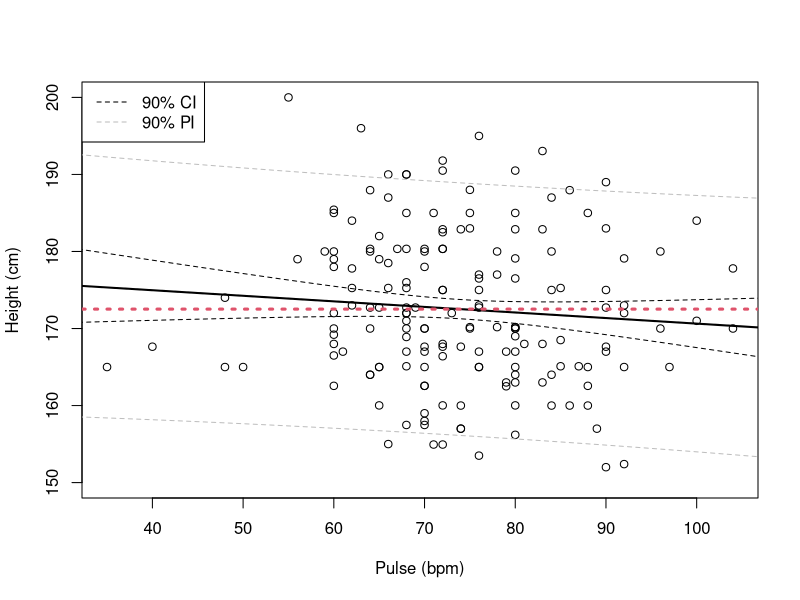
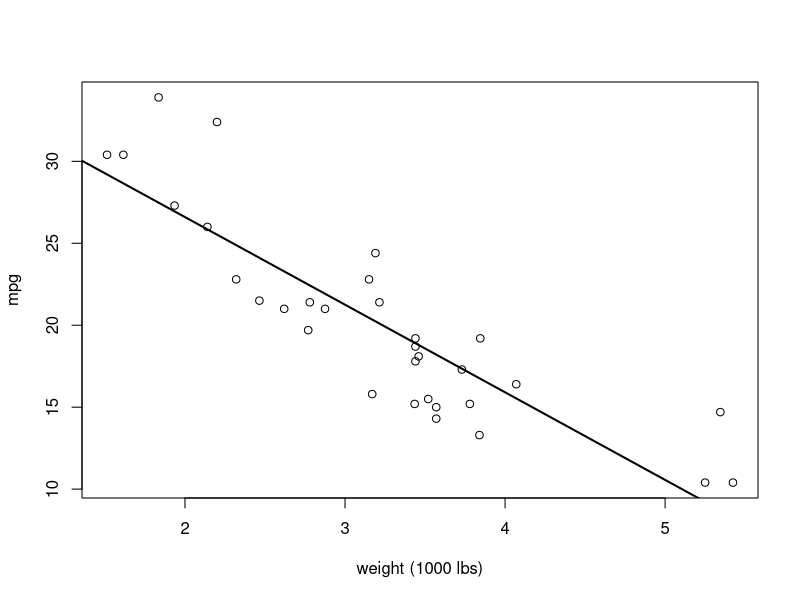
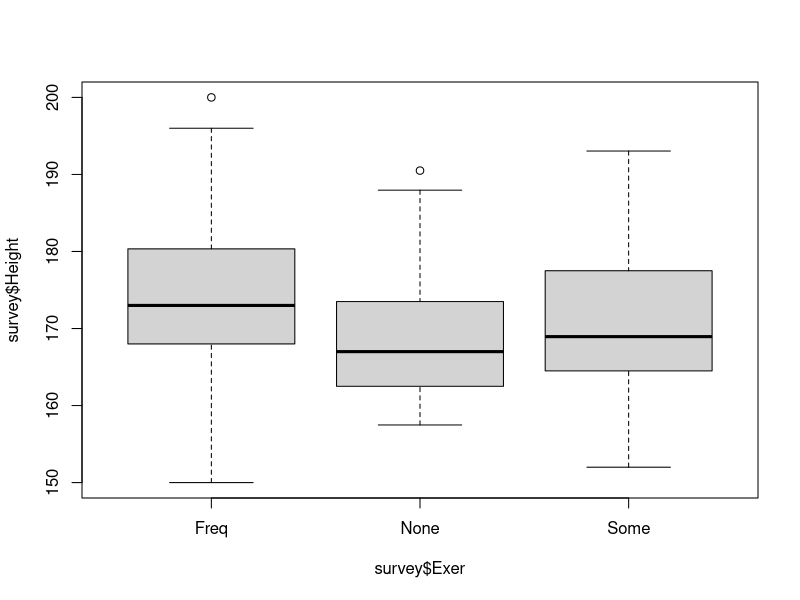
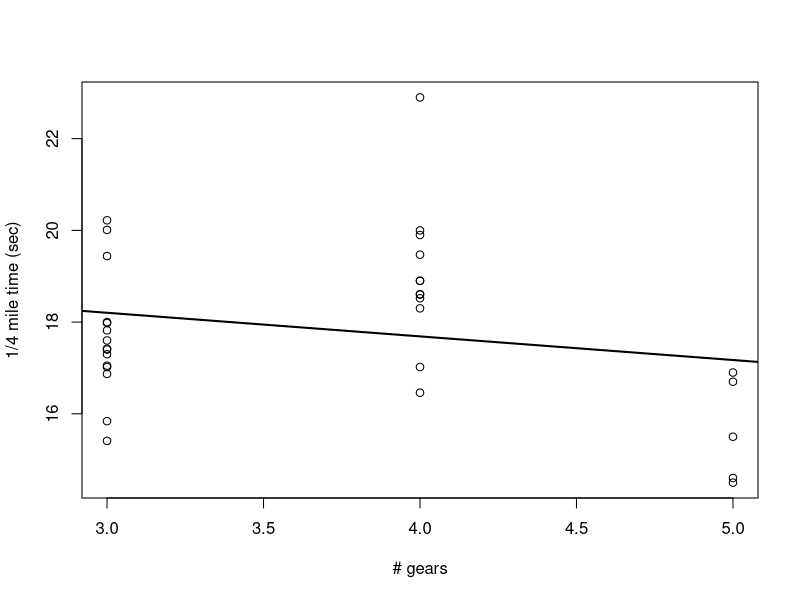

The R source for these figures, in order:
# 20.1
library("MASS")
?survey
summary(survey)

survfit <- lm(Height~Wr.Hnd, data = survey)
summary(survfit)

xvals <- data.frame(Wr.Hnd = c(12, 15.2, 17, 19))
predict(survfit, newdata = xvals, interval = "confidence", level = 0.99)

# skip b

survfit <- lm(Height~Pulse, data = survey)
plot(survey$Height~survey$Pulse,
     xlab = "Pulse (bpm)", ylab = "Height (cm)")
abline(survfit, lwd = 2)

summary(survfit) # no evidence to reject H0
confint(survfit, level = 0.90)

xseq <- data.frame(Pulse = seq(30, 110, length = 100))
survfit.ci <- predict(survfit, newdata = xseq,
                      interval = "confidence", level = 0.90)
survfit.pi <- predict(survfit, newdata = xseq,
                      interval = "prediction", level = 0.90)
lines(xseq[,1], survfit.ci[,2], lty = 2) 
lines(xseq[,1], survfit.ci[,3], lty = 2)
lines(xseq[,1], survfit.pi[,2], lty = 2, col = "grey")
lines(xseq[,1], survfit.pi[,3], lty = 2, col = "grey")
legend("topleft", legend = c("90% CI", "90% PI"),
       lty = 2, col = c("black", "grey"))

incomplete.obs <- which(is.na(survey$Height) | is.na(survey$Pulse))
abline(h = mean(survey$Height[-incomplete.obs]), col = 2, lty = 3, lwd = 3)

data("mtcars")
?mtcars
summary(mtcars)

plot(mtcars$mpg~mtcars$wt, ylab = "mpg", xlab = "weight (1000 lbs)")
carfit <- lm(mpg~wt, data = mtcars)
abline(carfit, lwd = 2)

summary(carfit)
# mpg = 37.2851 + (-5.3445 * wt)

predict(carfit, newdata = data.frame(wt = 6),
        interval = "confidence", level = 0.95)
predict(carfit, newdata = data.frame(wt = 6),
        interval = "prediction", level = 0.95)
# 6,000 is outside of the existing data

# 20.2
library("MASS")
?survey
summary(survey)

boxplot(survey$Height~survey$Exer)

survfit <- lm(Height~Exer, data = survey)
summary(survfit)
# it seems that those who exercise less are shorter

predict(survfit, interval = "prediction", level = 0.95,
        newdata = data.frame(Exer = factor(c("Freq", "Some", "None"))))

summary(aov(Height~Exer, data = survey))
# same as lm

none.first <- relevel(survey$Exer, ref = "None")
levels(none.first)
summary(aov(Height~none.first, data = survey)) # no difference

?mtcars
summary(mtcars)

carfit <- lm(qsec~gear, data = mtcars)
summary(carfit) # no evidence

carfit2 <- lm(qsec~factor(gear), data = mtcars)
summary(carfit2) # evidence, 4 gears seems to be the best

plot(mtcars$qsec~mtcars$gear, xlab = "# gears", ylab = "1/4 mile time (sec)")
abline(carfit, lwd = 2) # model is not explained by a straight line